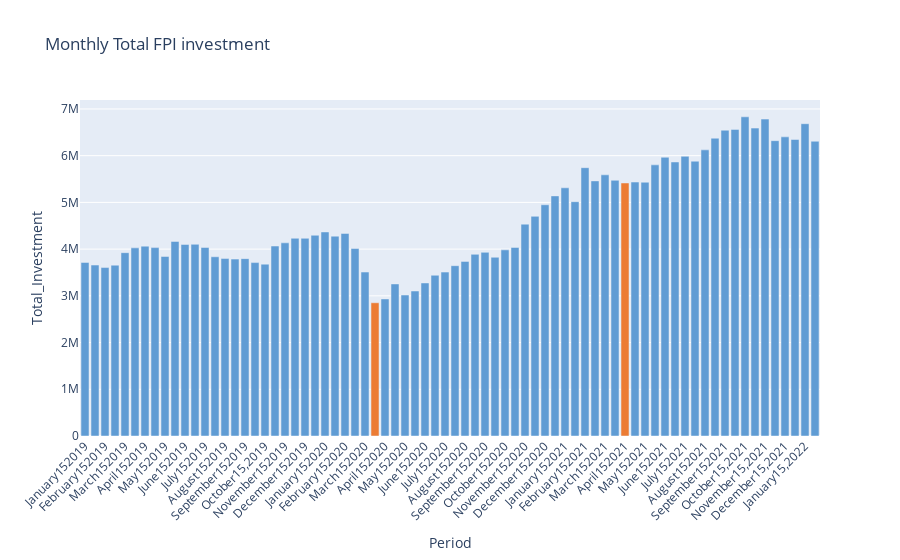

The notebook cell this image was saved under:
### Code cell
total_investment.reset_index(inplace = True)
total_investment.rename(columns = {'index':'Period',0:'total_investment'}, 
            inplace = True)
total_investment['category'] = [str(i) for i in total_investment.index]
color_discrete_sequence = ['#609cd4']*len(total_investment)
# 1st Lockdown 
color_discrete_sequence[29] = '#ec7c34'

# 2nd Lockdown
color_discrete_sequence[54] = '#ec7c34'

fig = px.bar(total_investment, y='total_investment', x='Period',
             color='category',
             color_discrete_sequence=color_discrete_sequence,
             title='Monthly Total FPI investment',
             labels={'total_investment':'Total_Investment', 'Period':'Period'})

fig.update_layout(uniformtext_minsize=8)
fig.update_layout(xaxis_tickangle=-45, showlegend=False)

fig

### Figure 1 — Plotly figure (JSON) as saved in the notebook; plotly's stock layout.template omitted (floating-point values rounded to 4 significant figures)
{"data": [{"alignmentgroup": "True", "hovertemplate": "category=0<br>Period=%{x}<br>Total_Investment=%{y}<extra></extra>", "legendgroup": "0", "marker": {"color": "#609cd4", "pattern": {"shape": ""}}, "name": "0", "offsetgroup": "0", "orientation": "v", "showlegend": true, "textposition": "auto", "type": "bar", "x": ["January152019"], "xaxis": "x", "y": [3714621], "yaxis": "y"}, {"alignmentgroup": "True", "hovertemplate": "category=1<br>Period=%{x}<br>Total_Investment=%{y}<extra></extra>", "legendgroup": "1", "marker": {"color": "#609cd4", "pattern": {"shape": ""}}, "name": "1", "offsetgroup": "1", "orientation": "v", "showlegend": true, "textposition": "auto", "type": "bar", "x": ["January312019"], "xaxis": "x", "y": [3658846], "yaxis": "y"}, {"alignmentgroup": "True", "hovertemplate": "category=2<br>Period=%{x}<br>Total_Investment=%{y}<extra></extra>", "legendgroup": "2", "marker": {"color": "#609cd4", "pattern": {"shape": ""}}, "name": "2", "offsetgroup": "2", "orientation": "v", "showlegend": true, "textposition": "auto", "type": "bar", "x": ["February152019"], "xaxis": "x", "y": [3605524], "yaxis": "y"}, {"alignmentgroup": "True", "hovertemplate": "category=3<br>Period=%{x}<br>Total_Investment=%{y}<extra></extra>", "legendgroup": "3", "marker": {"color": "#609cd4", "pattern": {"shape": ""}}, "name": "3", "offsetgroup": "3", "orientation": "v", "showlegend": true, "textposition": "auto", "type": "bar", "x": ["February282019"], "xaxis": "x", "y": [3656469], "yaxis": "y"}, {"alignmentgroup": "True", "hovertemplate": "category=4<br>Period=%{x}<br>Total_Investment=%{y}<extra></extra>", "legendgroup": "4", "marker": {"color": "#609cd4", "pattern": {"shape": ""}}, "name": "4", "offsetgroup": "4", "orientation": "v", "showlegend": true, "textposition": "auto", "type": "bar", "x": ["March152019"], "xaxis": "x", "y": [3923956], "yaxis": "y"}, {"alignmentgroup": "True", "hovertemplate": "category=5<br>Period=%{x}<br>Total_Investment=%{y}<extra></extra>", "legendgroup": "5", "marker": {"color": "#609cd4", "pattern": {"shape": ""}}, "name": "5", "offsetgroup": "5", "orientation": "v", "showlegend": true, "textposition": "auto", "type": "bar", "x": ["March312019"], "xaxis": "x", "y": [4026835], "yaxis": "y"}, {"alignmentgroup": "True", "hovertemplate": "category=6<br>Period=%{x}<br>Total_Investment=%{y}<extra></extra>", "legendgroup": "6", "marker": {"color": "#609cd4", "pattern": {"shape": ""}}, "name": "6", "offsetgroup": "6", "orientation": "v", "showlegend": true, "textposition": "auto", "type": "bar", "x": ["April152019"], "xaxis": "x", "y": [4063939], "yaxis": "y"}, {"alignmentgroup": "True", "hovertemplate": "category=7<br>Period=%{x}<br>Total_Investment=%{y}<extra></extra>", "legendgroup": "7", "marker": {"color": "#609cd4", "pattern": {"shape": ""}}, "name": "7", "offsetgroup": "7", "orientation": "v", "showlegend": true, "textposition": "auto", "type": "bar", "x": ["April302019"], "xaxis": "x", "y": [4032499], "yaxis": "y"}, {"alignmentgroup": "True", "hovertemplate": "category=8<br>Period=%{x}<br>Total_Investment=%{y}<extra></extra>", "legendgroup": "8", "marker": {"color": "#609cd4", "pattern": {"shape": ""}}, "name": "8", "offsetgroup": "8", "orientation": "v", "showlegend": true, "textposition": "auto", "type": "bar", "x": ["May152019"], "xaxis": "x", "y": [3842534], "yaxis": "y"}, {"alignmentgroup": "True", "hovertemplate": "category=9<br>Period=%{x}<br>Total_Investment=%{y}<extra></extra>", "legendgroup": "9", "marker": {"color": "#609cd4", "pattern": {"shape": ""}}, "name": "9", "offsetgroup": "9", "orientation": "v", "showlegend": true, "textposition": "auto", "type": "bar", "x": ["May312019"], "xaxis": "x", "y": [4164266], "yaxis": "y"}, {"alignmentgroup": "True", "hovertemplate": "category=10<br>Period=%{x}<br>Total_Investment=%{y}<extra></extra>", "legendgroup": "10", "marker": {"color": "#609cd4", "pattern": {"shape": ""}}, "name": "10", "offsetgroup": "10", "orientation": "v", "showlegend": true, "textposition": "auto", "type": "bar", "x": ["June152019"], "xaxis": "x", "y": [4099688], "yaxis": "y"}, {"alignmentgroup": "True", "hovertemplate": "category=11<br>Period=%{x}<br>Total_Investment=%{y}<extra></extra>", "legendgroup": "11", "marker": {"color": "#609cd4", "pattern": {"shape": ""}}, "name": "11", "offsetgroup": "11", "orientation": "v", "showlegend": true, "textposition": "auto", "type": "bar", "x": ["June302019"], "xaxis": "x", "y": [4103282], "yaxis": "y"}, {"alignmentgroup": "True", "hovertemplate": "category=12<br>Period=%{x}<br>Total_Investment=%{y}<extra></extra>", "legendgroup": "12", "marker": {"color": "#609cd4", "pattern": {"shape": ""}}, "name": "12", "offsetgroup": "12", "orientation": "v", "showlegend": true, "textposition": "auto", "type": "bar", "x": ["July152019"], "xaxis": "x", "y": [4035183], "yaxis": "y"}, {"alignmentgroup": "True", "hovertemplate": "category=13<br>Period=%{x}<br>Total_Investment=%{y}<extra></extra>", "legendgroup": "13", "marker": {"color": "#609cd4", "pattern": {"shape": ""}}, "name": "13", "offsetgroup": "13", "orientation": "v", "showlegend": true, "textposition": "auto", "type": "bar", "x": ["July312019"], "xaxis": "x", "y": [3836239], "yaxis": "y"}, {"alignmentgroup": "True", "hovertemplate": "category=14<br>Period=%{x}<br>Total_Investment=%{y}<extra></extra>", "legendgroup": "14", "marker": {"color": "#609cd4", "pattern": {"shape": ""}}, "name": "14", "offsetgroup": "14", "orientation": "v", "showlegend": true, "textposition": "auto", "type": "bar", "x": ["August152019"], "xaxis": "x", "y": [3797812], "yaxis": "y"}, {"alignmentgroup": "True", "hovertemplate": "category=15<br>Period=%{x}<br>Total_Investment=%{y}<extra></extra>", "legendgroup": "15", "marker": {"color": "#609cd4", "pattern": {"shape": ""}}, "name": "15", "offsetgroup": "15", "orientation": "v", "showlegend": true, "textposition": "auto", "type": "bar", "x": ["August312019"], "xaxis": "x", "y": [3786000], "yaxis": "y"}, {"alignmentgroup": "True", "hovertemplate": "category=16<br>Period=%{x}<br>Total_Investment=%{y}<extra></extra>", "legendgroup": "16", "marker": {"color": "#609cd4", "pattern": {"shape": ""}}, "name": "16", "offsetgroup": "16", "orientation": "v", "showlegend": true, "textposition": "auto", "type": "bar", "x": ["September152019"], "xaxis": "x", "y": [3796060], "yaxis": "y"}, {"alignmentgroup": "True", "hovertemplate": "category=17<br>Period=%{x}<br>Total_Investment=%{y}<extra></extra>", "legendgroup": "17", "marker": {"color": "#609cd4", "pattern": {"shape": ""}}, "name": "17", "offsetgroup": "17", "orientation": "v", "showlegend": true, "textposition": "auto", "type": "bar", "x": ["September302019"], "xaxis": "x", "y": [3711646], "yaxis": "y"}, {"alignmentgroup": "True", "hovertemplate": "category=18<br>Period=%{x}<br>Total_Investment=%{y}<extra></extra>", "legendgroup": "18", "marker": {"color": "#609cd4", "pattern": {"shape": ""}}, "name": "18", "offsetgroup": "18", "orientation": "v", "showlegend": true, "textposition": "auto", "type": "bar", "x": ["October15,2019"], "xaxis": "x", "y": [3678362], "yaxis": "y"}, {"alignmentgroup": "True", "hovertemplate": "category=19<br>Period=%{x}<br>Total_Investment=%{y}<extra></extra>", "legendgroup": "19", "marker": {"color": "#609cd4", "pattern": {"shape": ""}}, "name": "19", "offsetgroup": "19", "orientation": "v", "showlegend": true, "textposition": "auto", "type": "bar", "x": ["October31,2019"], "xaxis": "x", "y": [4066294], "yaxis": "y"}, {"alignmentgroup": "True", "hovertemplate": "category=20<br>Period=%{x}<br>Total_Investment=%{y}<extra></extra>", "legendgroup": "20", "marker": {"color": "#609cd4", "pattern": {"shape": ""}}, "name": "20", "offsetgroup": "20", "orientation": "v", "showlegend": true, "textposition": "auto", "type": "bar", "x": ["November152019"], "xaxis": "x", "y": [4134385], "yaxis": "y"}, {"alignmentgroup": "True", "hovertemplate": "category=21<br>Period=%{x}<br>Total_Investment=%{y}<extra></extra>", "legendgroup": "21", "marker": {"color": "#609cd4", "pattern": {"shape": ""}}, "name": "21", "offsetgroup": "21", "orientation": "v", "showlegend": true, "textposition": "auto", "type": "bar", "x": ["November302019"], "xaxis": "x", "y": [4232168], "yaxis": "y"}, {"alignmentgroup": "True", "hovertemplate": "category=22<br>Period=%{x}<br>Total_Investment=%{y}<extra></extra>", "legendgroup": "22", "marker": {"color": "#609cd4", "pattern": {"shape": ""}}, "name": "22", "offsetgroup": "22", "orientation": "v", "showlegend": true, "textposition": "auto", "type": "bar", "x": ["December152019"], "xaxis": "x", "y": [4231671], "yaxis": "y"}, {"alignmentgroup": "True", "hovertemplate": "category=23<br>Period=%{x}<br>Total_Investment=%{y}<extra></extra>", "legendgroup": "23", "marker": {"color": "#609cd4", "pattern": {"shape": ""}}, "name": "23", "offsetgroup": "23", "orientation": "v", "showlegend": true, "textposition": "auto", "type": "bar", "x": ["December312019"], "xaxis": "x", "y": [4296614], "yaxis": "y"}, {"alignmentgroup": "True", "hovertemplate": "category=24<br>Period=%{x}<br>Total_Investment=%{y}<extra></extra>", "legendgroup": "24", "marker": {"color": "#609cd4", "pattern": {"shape": ""}}, "name": "24", "offsetgroup": "24", "orientation": "v", "showlegend": true, "textposition": "auto", "type": "bar", "x": ["January152020"], "xaxis": "x", "y": [4367492], "yaxis": "y"}, {"alignmentgroup": "True", "hovertemplate": "category=25<br>Period=%{x}<br>Total_Investment=%{y}<extra></extra>", "legendgroup": "25", "marker": {"color": "#609cd4", "pattern": {"shape": ""}}, "name": "25", "offsetgroup": "25", "orientation": "v", "showlegend": true, "textposition": "auto", "type": "bar", "x": ["January312020"], "xaxis": "x", "y": [4277422], "yaxis": "y"}, {"alignmentgroup": "True", "hovertemplate": "category=26<br>Period=%{x}<br>Total_Investment=%{y}<extra></extra>", "legendgroup": "26", "marker": {"color": "#609cd4", "pattern": {"shape": ""}}, "name": "26", "offsetgroup": "26", "orientation": "v", "showlegend": true, "textposition": "auto", "type": "bar", "x": ["February152020"], "xaxis": "x", "y": [4335523], "yaxis": "y"}, {"alignmentgroup": "True", "hovertemplate": "category=27<br>Period=%{x}<br>Total_Investment=%{y}<extra></extra>", "legendgroup": "27", "marker": {"color": "#609cd4", "pattern": {"shape": ""}}, "name": "27", "offsetgroup": "27", "orientation": "v", "showlegend": true, "textposition": "auto", "type": "bar", "x": ["February292020"], "xaxis": "x", "y": [4012364], "yaxis": "y"}, {"alignmentgroup": "True", "hovertemplate": "category=28<br>Period=%{x}<br>Total_Investment=%{y}<extra></extra>", "legendgroup": "28", "marker": {"color": "#609cd4", "pattern": {"shape": ""}}, "name": "28", "offsetgroup": "28", "orientation": "v", "showlegend": true, "textposition": "auto", "type": "bar", "x": ["March152020"], "xaxis": "x", "y": [3508821], "yaxis": "y"}, {"alignmentgroup": "True", "hovertemplate": "category=29<br>Period=%{x}<br>Total_Investment=%{y}<extra></extra>", "legendgroup": "29", "marker": {"color": "#ec7c34", "pattern": {"shape": ""}}, "name": "29", "offsetgroup": "29", "orientation": "v", "showlegend": true, "textposition": "auto", "type": "bar", "x": ["March312020"], "xaxis": "x", "y": [2852124], "yaxis": "y"}, {"alignmentgroup": "True", "hovertemplate": "category=30<br>Period=%{x}<br>Total_Investment=%{y}<extra></extra>", "legendgroup": "30", "marker": {"color": "#609cd4", "pattern": {"shape": ""}}, "name": "30", "offsetgroup": "30", "orientation": "v", "showlegend": true, "textposition": "auto", "type": "bar", "x": ["April152020"], "xaxis": "x", "y": [2933506], "yaxis": "y"}, {"alignmentgroup": "True", "hovertemplate": "category=31<br>Period=%{x}<br>Total_Investment=%{y}<extra></extra>", "legendgroup": "31", "marker": {"color": "#609cd4", "pattern": {"shape": ""}}, "name": "31", "offsetgroup": "31", "orientation": "v", "showlegend": true, "textposition": "auto", "type": "bar", "x": ["April302020"], "xaxis": "x", "y": [3254948], "yaxis": "y"}, {"alignmentgroup": "True", "hovertemplate": "category=32<br>Period=%{x}<br>Total_Investment=%{y}<extra></extra>", "legendgroup": "32", "marker": {"color": "#609cd4", "pattern": {"shape": ""}}, "name": "32", "offsetgroup": "32", "orientation": "v", "showlegend": true, "textposition": "auto", "type": "bar", "x": ["May152020"], "xaxis": "x", "y": [3017307], "yaxis": "y"}, {"alignmentgroup": "True", "hovertemplate": "category=33<br>Period=%{x}<br>Total_Investment=%{y}<extra></extra>", "legendgroup": "33", "marker": {"color": "#609cd4", "pattern": {"shape": ""}}, "name": "33", "offsetgroup": "33", "orientation": "v", "showlegend": true, "textposition": "auto", "type": "bar", "x": ["May312020"], "xaxis": "x", "y": [3103250], "yaxis": "y"}, {"alignmentgroup": "True", "hovertemplate": "category=34<br>Period=%{x}<br>Total_Investment=%{y}<extra></extra>", "legendgroup": "34", "marker": {"color": "#609cd4", "pattern": {"shape": ""}}, "name": "34", "offsetgroup": "34", "orientation": "v", "showlegend": true, "textposition": "auto", "type": "bar", "x": ["June152020"], "xaxis": "x", "y": [3275906], "yaxis": "y"}, {"alignmentgroup": "True", "hovertemplate": "category=35<br>Period=%{x}<br>Total_Investment=%{y}<extra></extra>", "legendgroup": "35", "marker": {"color": "#609cd4", "pattern": {"shape": ""}}, "name": "35", "offsetgroup": "35", "orientation": "v", "showlegend": true, "textposition": "auto", "type": "bar", "x": ["June302020"], "xaxis": "x", "y": [3440555], "yaxis": "y"}, {"alignmentgroup": "True", "hovertemplate": "category=36<br>Period=%{x}<br>Total_Investment=%{y}<extra></extra>", "legendgroup": "36", "marker": {"color": "#609cd4", "pattern": {"shape": ""}}, "name": "36", "offsetgroup": "36", "orientation": "v", "showlegend": true, "textposition": "auto", "type": "bar", "x": ["July152020"], "xaxis": "x", "y": [3508317], "yaxis": "y"}, {"alignmentgroup": "True", "hovertemplate": "category=37<br>Period=%{x}<br>Total_Investment=%{y}<extra></extra>", "legendgroup": "37", "marker": {"color": "#609cd4", "pattern": {"shape": ""}}, "name": "37", "offsetgroup": "37", "orientation": "v", "showlegend": true, "textposition": "auto", "type": "bar", "x": ["July312020"], "xaxis": "x", "y": [3644987], "yaxis": "y"}, {"alignmentgroup": "True", "hovertemplate": "category=38<br>Period=%{x}<br>Total_Investment=%{y}<extra></extra>", "legendgroup": "38", "marker": {"color": "#609cd4", "pattern": {"shape": ""}}, "name": "38", "offsetgroup": "38", "orientation": "v", "showlegend": true, "textposition": "auto", "type": "bar", "x": ["August152020"], "xaxis": "x", "y": [3737424], "yaxis": "y"}, {"alignmentgroup": "True", "hovertemplate": "category=39<br>Period=%{x}<br>Total_Investment=%{y}<extra></extra>", "legendgroup": "39", "marker": {"color": "#609cd4", "pattern": {"shape": ""}}, "name": "39", "offsetgroup": "39", "orientation": "v", "showlegend": true, "textposition": "auto", "type": "bar", "x": ["August312020"], "xaxis": "x", "y": [3889112], "yaxis": "y"}, {"alignmentgroup": "True", "hovertemplate": "category=40<br>Period=%{x}<br>Total_Investment=%{y}<extra></extra>", "legendgroup": "40", "marker": {"color": "#609cd4", "pattern": {"shape": ""}}, "name": "40", "offsetgroup": "40", "orientation": "v", "showlegend": true, "textposition": "auto", "type": "bar", "x": ["September152020"], "xaxis": "x", "y": [3930899], "yaxis": "y"}, {"alignmentgroup": "True", "hovertemplate": "category=41<br>Period=%{x}<br>Total_Investment=%{y}<extra></extra>", "legendgroup": "41", "marker": {"color": "#609cd4", "pattern": {"shape": ""}}, "name": "41", "offsetgroup": "41", "orientation": "v", "showlegend": true, "textposition": "auto", "type": "bar", "x": ["September302020"], "xaxis": "x", "y": [3825569], "yaxis": "y"}, {"alignmentgroup": "True", "hovertemplate": "category=42<br>Period=%{x}<br>Total_Investment=%{y}<extra></extra>", "legendgroup": "42", "marker": {"color": "#609cd4", "pattern": {"shape": ""}}, "name": "42", "offsetgroup": "42", "orientation": "v", "showlegend": true, "textposition": "auto", "type": "bar", "x": ["October152020"], "xaxis": "x", "y": [3983909], "yaxis": "y"}, {"alignmentgroup": "True", "hovertemplate": "category=43<br>Period=%{x}<br>Total_Investment=%{y}<extra></extra>", "legendgroup": "43", "marker": {"color": "#609cd4", "pattern": {"shape": ""}}, "name": "43", "offsetgroup": "43", "orientation": "v", "showlegend": true, "textposition": "auto", "type": "bar", "x": ["October312020"], "xaxis": "x", "y": [4035976], "yaxis": "y"}, {"alignmentgroup": "True", "hovertemplate": "category=44<br>Period=%{x}<br>Total_Investment=%{y}<extra></extra>", "legendgroup": "44", "marker": {"color": "#609cd4", "pattern": {"shape": ""}}, "name": "44", "offsetgroup": "44", "orientation": "v", "showlegend": true, "textposition": "auto", "type": "bar", "x": ["November152020"], "xaxis": "x", "y": [4534725], "yaxis": "y"}, {"alignmentgroup": "True", "hovertemplate": "category=45<br>Period=%{x}<br>Total_Investment=%{y}<extra></extra>", "legendgroup": "45", "marker": {"color": "#609cd4", "pattern": {"shape": ""}}, "name": "45", "offsetgroup": "45", "orientation": "v", "showlegend": true, "textposition": "auto", "type": "bar", "x": ["November302020"], "xaxis": "x", "y": [4702021], "yaxis": "y"}, {"alignmentgroup": "True", "hovertemplate": "category=46<br>Period=%{x}<br>Total_Investment=%{y}<extra></extra>", "legendgroup": "46", "marker": {"color": "#609cd4", "pattern": {"shape": ""}}, "name": "46", "offsetgroup": "46", "orientation": "v", "showlegend": true, "textposition": "auto", "type": "bar", "x": ["December152020"], "xaxis": "x", "y": [4949126], "yaxis": "y"}, {"alignmentgroup": "True", "hovertemplate": "category=47<br>Period=%{x}<br>Total_Investment=%{y}<extra></extra>", "legendgroup": "47", "marker": {"color": "#609cd4", "pattern": {"shape": ""}}, "name": "47", "offsetgroup": "47", "orientation": "v", "showlegend": true, "textposition": "auto", "type": "bar", "x": ["December312020"], "xaxis": "x", "y": [5139510], "yaxis": "y"}, {"alignmentgroup": "True", "hovertemplate": "category=48<br>Period=%{x}<br>Total_Investment=%{y}<extra></extra>", "legendgroup": "48", "marker": {"color": "#609cd4", "pattern": {"shape": ""}}, "name": "48", "offsetgroup": "48", "orientation": "v", "showlegend": true, "textposition": "auto", "type": "bar", "x": ["January152021"], "xaxis": "x", "y": [5312147], "yaxis": "y"}, {"alignmentgroup": "True", "hovertemplate": "category=49<br>Period=%{x}<br>Total_Investment=%{y}<extra></extra>", "legendgroup": "49", "marker": {"color": "#609cd4", "pattern": {"shape": ""}}, "name": "49", "offsetgroup": "49", "orientation": "v", "showlegend": true, "textposition": "auto", "type": "bar", "x": ["January312021"], "xaxis": "x", "y": [5015243], "yaxis": "y"}, {"alignmentgroup": "True", "hovertemplate": "category=50<br>Period=%{x}<br>Total_Investment=%{y}<extra></extra>", "legendgroup": "50", "marker": {"color": "#609cd4", "pattern": {"shape": ""}}, "name": "50", "offsetgroup": "50", "orientation": "v", "showlegend": true, "textposition": "auto", "type": "bar", "x": ["February152021"], "xaxis": "x", "y": [5743082], "yaxis": "y"}, {"alignmentgroup": "True", "hovertemplate": "category=51<br>Period=%{x}<br>Total_Investment=%{y}<extra></extra>", "legendgroup": "51", "marker": {"color": "#609cd4", "pattern": {"shape": ""}}, "name": "51", "offsetgroup": "51", "orientation": "v", "showlegend": true, "textposition": "auto", "type": "bar", "x": ["February282021"], "xaxis": "x", "y": [5460219], "yaxis": "y"}, {"alignmentgroup": "True", "hovertemplate": "category=52<br>Period=%{x}<br>Total_Investment=%{y}<extra></extra>", "legendgroup": "52", "marker": {"color": "#609cd4", "pattern": {"shape": ""}}, "name": "52", "offsetgroup": "52", "orientation": "v", "showlegend": true, "textposition": "auto", "type": "bar", "x": ["March152021"], "xaxis": "x", "y": [5590103], "yaxis": "y"}, {"alignmentgroup": "True", "hovertemplate": "category=53<br>Period=%{x}<br>Total_Investment=%{y}<extra></extra>", "legendgroup": "53", "marker": {"color": "#609cd4", "pattern": {"shape": ""}}, "name": "53", "offsetgroup": "53", "orientation": "v", "showlegend": true, "textposition": "auto", "type": "bar", "x": ["March312021"], "xaxis": "x", "y": [5473116], "yaxis": "y"}, {"alignmentgroup": "True", "hovertemplate": "category=54<br>Period=%{x}<br>Total_Investment=%{y}<extra></extra>", "legendgroup": "54", "marker": {"color": "#ec7c34", "pattern": {"shape": ""}}, "name": "54", "offsetgroup": "54", "orientation": "v", "showlegend": true, "textposition": "auto", "type": "bar", "x": ["April152021"], "xaxis": "x", "y": [5415707], "yaxis": "y"}, {"alignmentgroup": "True", "hovertemplate": "category=55<br>Period=%{x}<br>Total_Investment=%{y}<extra></extra>", "legendgroup": "55", "marker": {"color": "#609cd4", "pattern": {"shape": ""}}, "name": "55", "offsetgroup": "55", "orientation": "v", "showlegend": true, "textposition": "auto", "type": "bar", "x": ["April302021"], "xaxis": "x", "y": [5435363], "yaxis": "y"}, {"alignmentgroup": "True", "hovertemplate": "category=56<br>Period=%{x}<br>Total_Investment=%{y}<extra></extra>", "legendgroup": "56", "marker": {"color": "#609cd4", "pattern": {"shape": ""}}, "name": "56", "offsetgroup": "56", "orientation": "v", "showlegend": true, "textposition": "auto", "type": "bar", "x": ["May152021"], "xaxis": "x", "y": [5431756], "yaxis": "y"}, {"alignmentgroup": "True", "hovertemplate": "category=57<br>Period=%{x}<br>Total_Investment=%{y}<extra></extra>", "legendgroup": "57", "marker": {"color": "#609cd4", "pattern": {"shape": ""}}, "name": "57", "offsetgroup": "57", "orientation": "v", "showlegend": true, "textposition": "auto", "type": "bar", "x": ["May312021"], "xaxis": "x", "y": [5803481], "yaxis": "y"}, {"alignmentgroup": "True", "hovertemplate": "category=58<br>Period=%{x}<br>Total_Investment=%{y}<extra></extra>", "legendgroup": "58", "marker": {"color": "#609cd4", "pattern": {"shape": ""}}, "name": "58", "offsetgroup": "58", "orientation": "v", "showlegend": true, "textposition": "auto", "type": "bar", "x": ["June152021"], "xaxis": "x", "y": [5966135], "yaxis": "y"}, {"alignmentgroup": "True", "hovertemplate": "category=59<br>Period=%{x}<br>Total_Investment=%{y}<extra></extra>", "legendgroup": "59", "marker": {"color": "#609cd4", "pattern": {"shape": ""}}, "name": "59", "offsetgroup": "59", "orientation": "v", "showlegend": true, "textposition": "auto", "type": "bar", "x": ["June302021"], "xaxis": "x", "y": [5864981], "yaxis": "y"}, {"alignmentgroup": "True", "hovertemplate": "category=60<br>Period=%{x}<br>Total_Investment=%{y}<extra></extra>", "legendgroup": "60", "marker": {"color": "#609cd4", "pattern": {"shape": ""}}, "name": "60", "offsetgroup": "60", "orientation": "v", "showlegend": true, "textposition": "auto", "type": "bar", "x": ["July152021"], "xaxis": "x", "y": [5986840], "yaxis": "y"}, {"alignmentgroup": "True", "hovertemplate": "category=61<br>Period=%{x}<br>Total_Investment=%{y}<extra></extra>", "legendgroup": "61", "marker": {"color": "#609cd4", "pattern": {"shape": ""}}, "name": "61", "offsetgroup": "61", "orientation": "v", "showlegend": true, "textposition": "auto", "type": "bar", "x": ["July312021"], "xaxis": "x", "y": [5882028], "yaxis": "y"}, {"alignmentgroup": "True", "hovertemplate": "category=62<br>Period=%{x}<br>Total_Investment=%{y}<extra></extra>", "legendgroup": "62", "marker": {"color": "#609cd4", "pattern": {"shape": ""}}, "name": "62", "offsetgroup": "62", "orientation": "v", "showlegend": true, "textposition": "auto", "type": "bar", "x": ["August152021"], "xaxis": "x", "y": [6124206], "yaxis": "y"}, {"alignmentgroup": "True", "hovertemplate": "category=63<br>Period=%{x}<br>Total_Investment=%{y}<extra></extra>", "legendgroup": "63", "marker": {"color": "#609cd4", "pattern": {"shape": ""}}, "name": "63", "offsetgroup": "63", "orientation": "v", "showlegend": true, "textposition": "auto", "type": "bar", "x": ["August312021"], "xaxis": "x", "y": [6374012], "yaxis": "y"}, {"alignmentgroup": "True", "hovertemplate": "category=64<br>Period=%{x}<br>Total_Investment=%{y}<extra></extra>", "legendgroup": "64", "marker": {"color": "#609cd4", "pattern": {"shape": ""}}, "name": "64", "offsetgroup": "64", "orientation": "v", "showlegend": true, "textposition": "auto", "type": "bar", "x": ["September152021"], "xaxis": "x", "y": [6544710], "yaxis": "y"}, {"alignmentgroup": "True", "hovertemplate": "category=65<br>Period=%{x}<br>Total_Investment=%{y}<extra></extra>", "legendgroup": "65", "marker": {"color": "#609cd4", "pattern": {"shape": ""}}, "name": "65", "offsetgroup": "65", "orientation": "v", "showlegend": true, "textposition": "auto", "type": "bar", "x": ["September302021"], "xaxis": "x", "y": [6562327], "yaxis": "y"}, {"alignmentgroup": "True", "hovertemplate": "category=66<br>Period=%{x}<br>Total_Investment=%{y}<extra></extra>", "legendgroup": "66", "marker": {"color": "#609cd4", "pattern": {"shape": ""}}, "name": "66", "offsetgroup": "66", "orientation": "v", "showlegend": true, "textposition": "auto", "type": "bar", "x": ["October15,2021"], "xaxis": "x", "y": [6832029], "yaxis": "y"}, {"alignmentgroup": "True", "hovertemplate": "category=67<br>Period=%{x}<br>Total_Investment=%{y}<extra></extra>", "legendgroup": "67", "marker": {"color": "#609cd4", "pattern": {"shape": ""}}, "name": "67", "offsetgroup": "67", "orientation": "v", "showlegend": true, "textposition": "auto", "type": "bar", "x": ["October31,2021"], "xaxis": "x", "y": [6590690], "yaxis": "y"}, {"alignmentgroup": "True", "hovertemplate": "category=68<br>Period=%{x}<br>Total_Investment=%{y}<extra></extra>", "legendgroup": "68", "marker": {"color": "#609cd4", "pattern": {"shape": ""}}, "name": "68", "offsetgroup": "68", "orientation": "v", "showlegend": true, "textposition": "auto", "type": "bar", "x": ["November15,2021"], "xaxis": "x", "y": [6783274], "yaxis": "y"}, {"alignmentgroup": "True", "hovertemplate": "category=69<br>Period=%{x}<br>Total_Investment=%{y}<extra></extra>", "legendgroup": "69", "marker": {"color": "#609cd4", "pattern": {"shape": ""}}, "name": "69", "offsetgroup": "69", "orientation": "v", "showlegend": true, "textposition": "auto", "type": "bar", "x": ["November30,2021"], "xaxis": "x", "y": [6321125], "yaxis": "y"}, {"alignmentgroup": "True", "hovertemplate": "category=70<br>Period=%{x}<br>Total_Investment=%{y}<extra></extra>", "legendgroup": "70", "marker": {"color": "#609cd4", "pattern": {"shape": ""}}, "name": "70", "offsetgroup": "70", "orientation": "v", "showlegend": true, "textposition": "auto", "type": "bar", "x": ["December15,2021"], "xaxis": "x", "y": [6402987], "yaxis": "y"}, {"alignmentgroup": "True", "hovertemplate": "category=71<br>Period=%{x}<br>Total_Investment=%{y}<extra></extra>", "legendgroup": "71", "marker": {"color": "#609cd4", "pattern": {"shape": ""}}, "name": "71", "offsetgroup": "71", "orientation": "v", "showlegend": true, "textposition": "auto", "type": "bar", "x": ["December31,2021"], "xaxis": "x", "y": [6345869], "yaxis": "y"}, {"alignmentgroup": "True", "hovertemplate": "category=72<br>Period=%{x}<br>Total_Investment=%{y}<extra></extra>", "legendgroup": "72", "marker": {"color": "#609cd4", "pattern": {"shape": ""}}, "name": "72", "offsetgroup": "72", "orientation": "v", "showlegend": true, "textposition": "auto", "type": "bar", "x": ["January15,2022"], "xaxis": "x", "y": [6684146], "yaxis": "y"}, {"alignmentgroup": "True", "hovertemplate": "category=73<br>Period=%{x}<br>Total_Investment=%{y}<extra></extra>", "legendgroup": "73", "marker": {"color": "#609cd4", "pattern": {"shape": ""}}, "name": "73", "offsetgroup": "73", "orientation": "v", "showlegend": true, "textposition": "auto", "type": "bar", "x": ["January31,2022"], "xaxis": "x", "y": [6308505], "yaxis": "y"}], "layout": {"barmode": "relative", "legend": {"title": {"text": "category"}, "tracegroupgap": 0}, "showlegend": false, "title": {"text": "Monthly Total FPI investment"}, "uniformtext": {"minsize": 8}, "xaxis": {"anchor": "y", "domain": [0, 1], "tickangle": -45, "title": {"text": "Period"}}, "yaxis": {"anchor": "x", "domain": [0, 1], "title": {"text": "Total_Investment"}}}}
